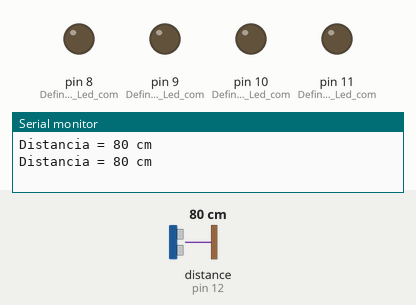
This sketch was run on a simulated Arduino Uno, built with avr-gcc and run on an emulated ATmega328P. Parts: output pins drawn as LEDs (lit = HIGH), the last lines printed to the serial monitor. The inputs (shaded band) are chosen by the test bench; at power-on: distance to the obstacle (sensor on pin 12) 80 cm. The echo pulse lasts 58.3 µs per cm.

Above: at 1.8 s.
1.9 s: distance to the obstacle (sensor on pin 12) set to 42 cm
3.4 s: distance to the obstacle (sensor on pin 12) set to 36 cm
At 4.7 s:
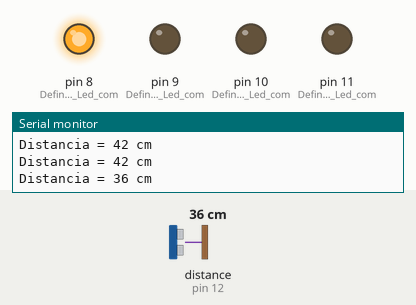
5.5 s: distance to the obstacle (sensor on pin 12) set to 32 cm
7.2 s: distance to the obstacle (sensor on pin 12) set to 27 cm
At 9.2 s:
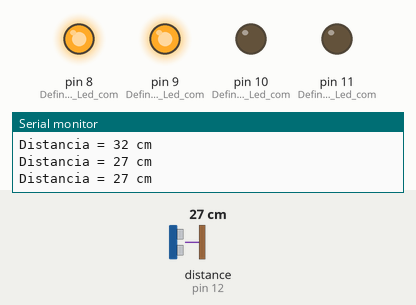
9.5 s: distance to the obstacle (sensor on pin 12) set to 22 cm
11.2 s: distance to the obstacle (sensor on pin 12) set to 18 cm
At 12.8 s:
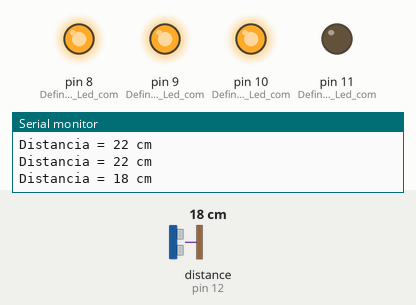
Timing chart, 0 to 14.3 s (numbered marks = the images above; inputs shaded):
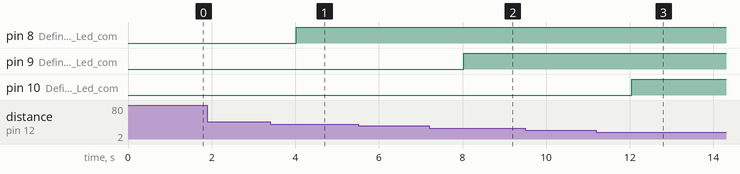

The sketch:

Pratica16_Sensor_Ultrassom_LEDs.ino
```cpp
#include <Ultrasonic.h>

#define pino_trigger 13 //Define o pino para o trigger
#define pino_echo 12    //Define o pino para o echo

Ultrasonic ultrassom(pino_trigger, pino_echo);//Inicializa o sensor nos pinos definidos acima

void setup() {
  Serial.begin(9600); //Habilita Comunicação Serial a uma taxa de 9600 bauds.
  pinMode(11,OUTPUT); //Define a porta do Led como saída
  pinMode(10,OUTPUT); //Define a porta do Led como saída
  pinMode(9,OUTPUT);  //Define a porta do Led como saída
  pinMode(8,OUTPUT);  //Define a porta do Led como saída
}

void loop() {
   long distancia = ultrassom.Ranging(CM);// retorna a distancia em centímetros(CM)

  if(distancia<40) {
     digitalWrite(8,HIGH);
  }
  else{
    digitalWrite(8,LOW);
  }
  if(distancia<30) {
     digitalWrite(9,HIGH);
  }
  else{
    digitalWrite(9,LOW);
  }
  if(distancia<20) {
     digitalWrite(10,HIGH);
  }
  else{
    digitalWrite(10,LOW);
  }
  if(distancia<10) {
     digitalWrite(11,HIGH);
  }
  else{
    digitalWrite(11,LOW);
  }

   Serial.print("Distancia = ");
   Serial.print(distancia); //imprime o valor da variável distancia
   Serial.println(" cm");
   delay(1000);
}
```

Measured:
- the behaviour switches between 40 and 39 cm on distance to the obstacle (sensor on pin 12) (found by bisection; images 0 and 1)
- the behaviour switches between 30 and 29 cm on distance to the obstacle (sensor on pin 12) (found by bisection; images 1 and 2)
- the behaviour switches between 20 and 19 cm on distance to the obstacle (sensor on pin 12) (found by bisection; images 2 and 3)
- after the input at 3.4 s, pin 8 (Define_a_porta_do_Led_com): LOW → HIGH after 0.62 s
- after the input at 7.2 s, pin 9 (Define_a_porta_do_Led_com): LOW → HIGH after 0.83 s
- after the input at 11.2 s, pin 10 (Define_a_porta_do_Led_com): LOW → HIGH after 0.84 s
